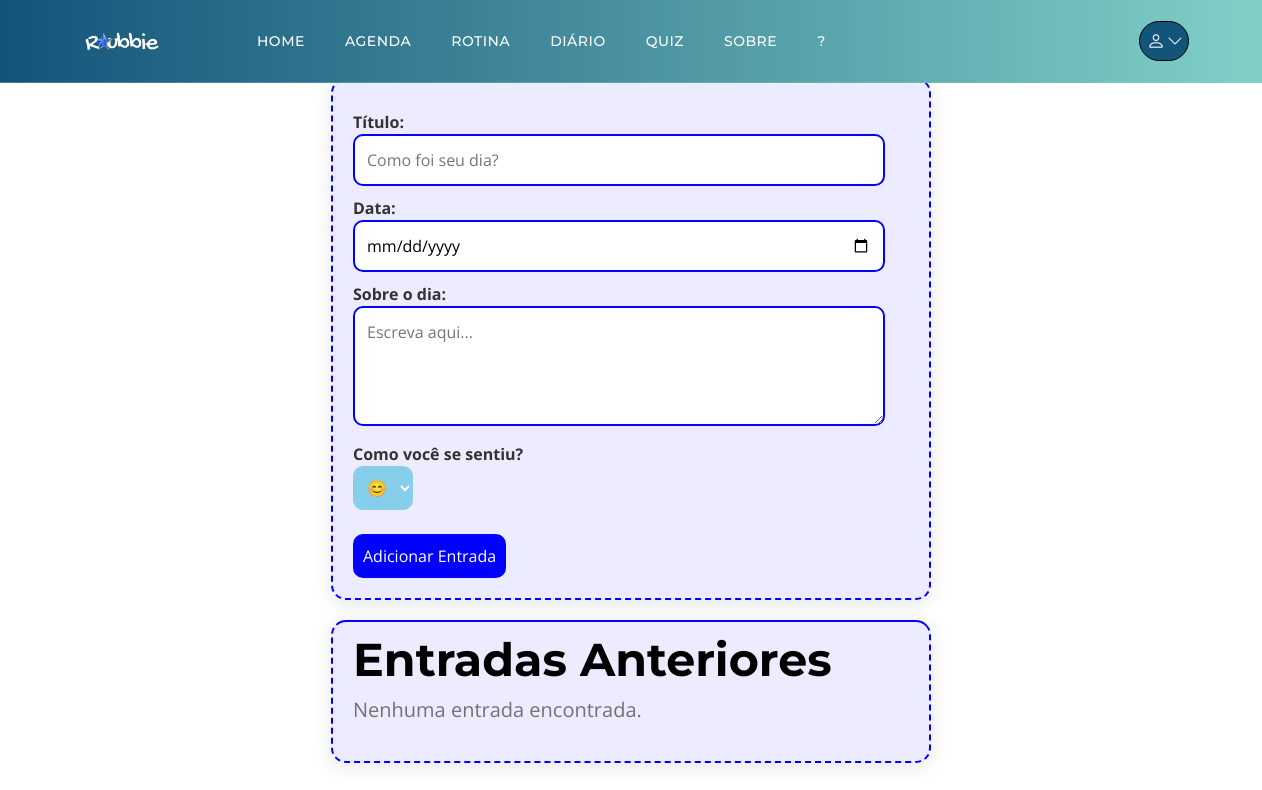
The app's page /diario.php, older data.
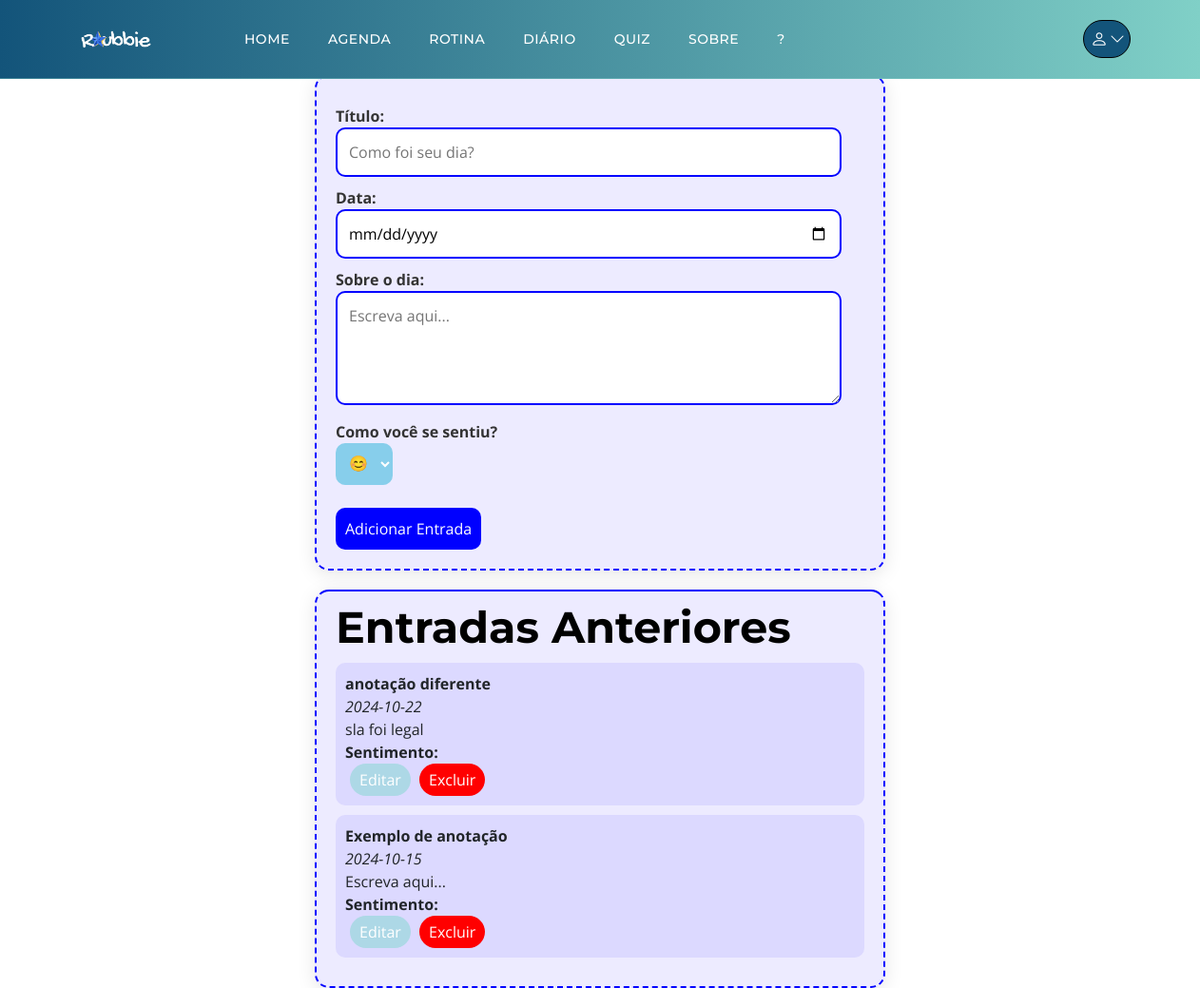
The same page, newer data.
### tables this page shows
CREATE TABLE `diario` (
  `id` int(11) NOT NULL,
  `titulo` varchar(255) NOT NULL,
  `data` date NOT NULL,
  `conteudo` text NOT NULL,
  `sentimento` enum('feliz','triste','neutro','ansioso') DEFAULT NULL,
  `created_at` timestamp NOT NULL DEFAULT current_timestamp()
);

### diario.php (the view, shortened to what this page needs)
<?php
include 'includes/db_connection.php';
function fetchEntries($conn) {
    $sql = "SELECT * FROM diario ORDER BY data DESC";
    return $conn->query($sql);
}
$entries = fetchEntries($conn);
?>
<!DOCTYPE html>
<html lang="pt-BR">
<head>
</head>
<body>
<?php include $_SERVER['DOCUMENT_ROOT'] . '/roubbie/includes/header.php'; ?>
    <div class="container">
        <h1>Meu Diário</h1>
        <form action="" method="post">
            <label for="titulo">Título:</label>
            <input type="text" id="titulo" name="titulo" placeholder="Como foi seu dia?" required>
            <label for="data">Data:</label>
            <input type="date" id="data" name="data" required>
            <label for="conteudo">Sobre o dia:</label>
            <textarea id="conteudo" name="conteudo" placeholder="Escreva aqui..." required></textarea>
            <label>Como você se sentiu?</label><br>
            <select name="sentimento" id="sentimento" required>
                <option value="😊">😊</option>
            </select><br><br>
            <button type="submit" style="border-radius: 10px;">Adicionar Entrada</button>
        </form>
        <div class="entries" id="entries">
            <h2>Entradas Anteriores</h2>
            <?php if ($entries && $entries->num_rows > 0): ?>
                <?php while ($entry = $entries->fetch_assoc()): ?>
                    <div class="entry">
                        <strong><?= htmlspecialchars($entry['titulo']) ?></strong> <br>
                        <em><?= htmlspecialchars($entry['data']) ?></em> <br>
                        <?= htmlspecialchars($entry['conteudo']) ?> <br>
                        <strong>Sentimento:</strong> <?= htmlspecialchars($entry['sentimento']) ?> <br>
                        <button class="edit-button" onclick="editEntry(<?= $entry['id'] ?>, '<?= htmlspecialchars($entry['titulo']) ?>', '<?= htmlspecialchars($entry['data']) ?>', '<?= htmlspecialchars($entry['conteudo']) ?>', '<?= htmlspecialchars($entry['sentimento']) ?>')">Editar</button>
                        <a href="?delete=<?= $entry['id'] ?>" class="delete-button">Excluir</a>
                    </div>
                <?php endwhile; ?>
            <?php else: ?>
                <p>Nenhuma entrada encontrada.</p>
            <?php endif; ?>
        </div>
    </div>
</body>
</html>

### includes/header.php (shortened to what this page needs)
<!doctype html>
<html lang="pt-BR">
<head>
    <link href="css/bootstrap.min.css" rel="stylesheet">
    <link rel="stylesheet" href="https://cdnjs.cloudflare.com/ajax/libs/font-awesome/6.0.0-beta3/css/all.min.css">
    <link href="css/bootstrap-icons.css" rel="stylesheet">
    <link href="css/templatemo-topic-listing.css" rel="stylesheet">
</head>
<body id="top">
    <header>
        <nav class="navbar navbar-expand-lg navbar-light bg-light">
            <div class="container">
                <a class="navbar-brand" href="index.php">
                    <img src="img/logo/logo_branco.png" alt="Logo do Roubbie">
                </a>
                <div class="collapse navbar-collapse" id="navbarNav">
                    <ul class="navbar-nav ms-lg-5 me-lg-auto">
                        <li class="nav-item">
                            <a class="nav-link click" href="index.php">Home</a>
                        </li>
                        <li class="nav-item">
                            <a class="nav-link click" href="http://localhost/roubbie/projeto_fullcalendar_js_php-master/index.php">Agenda</a>
                        </li>
                        <li class="nav-item">
                            <a class="nav-link click" href="http://localhost/roubbie/projeto_fullcalendar_js_php-master/sisrot.php">Rotina</a>
                        </li>
                        <li class="nav-item">
                            <a class="nav-link click" href="diario.php"> Diário</a>
                        </li>
                        <li class="nav-item">
                            <a class="nav-link click" href="http://localhost/roubbie/quiz.php">Quiz</a>
                        </li>
                        <li class="nav-item">
                            <a class="nav-link click" href="sobre.php">Sobre</a>
                        </li>
                        <li class="nav-item">
                        <button id="startOnboarding"  class="nav-link click btn btn-outline-success" aria-label="Tutorial pra uso">?</button>
                        </li>
                    </ul>
                    <ul class="nav-menu">
                        <li class="nav-item dropdown">
                            <a  style="background-color: #13547a;"  class="nav-link dropdown-toggle navbar-icon bi-person" style="border: none;" href="#" id="navbarUserDropdownMenuLink" role="button" data-bs-toggle="dropdown" aria-expanded="false" aria-label="Menu do usuário"></a>
                        </li>
                    </ul>
                </div>
            </div>
        </nav>
    </header>
</body>
</html>

### css/templatemo-topic-listing.css (style rules this page uses)
.btn { display: inline-block; font-family: 'Montserrat', sans-serif; font-weight: 600; padding: 10px 20px; border-radius: 5px; border: none; cursor: pointer; transition: background-color 0.3s, transform 0.2s; text-align: center; text-decoration: none; color: var(--dark-color); }
:root { --white-color: #ffffff; --primary-color: #13547a; --secondary-color: #80d0c7; --section-bg-color: #f0f8ff; --custom-btn-bg-color: #80d0c7; --custom-btn-bg-hover-color: #13547a; --dark-color: #000000; --p-color: #717275; --border-color: #7fffd4; --link-hover-color: #13547a; --body-font-family: 'Open Sans', sans-serif; --title-font-family: 'Montserrat', sans-serif; --h1-font-size: 58px; --h2-font-size: 46px; --h3-font-size: 32px; --h4-font-size: 28px; --h5-font-size: 24px; --h6-font-size: 22px; --p-font-size: 20px; --menu-font-size: 14px; --btn-font-size: 18px; --copyright-font-size: 16px; --border-radius-large: 100px; --border-radius-medium: 20px; --border-radius-small: 10px; --font-weight-normal: 400; --font-weight-medium: 500; --font-weight-semibold: 600; --font-weight-bold: 700; }
body { background-color: var(--white-color); font-family: var(--body-font-family); }
html, body { height: 100%; margin: 0; padding: 0; }
body { display: flex; flex-direction: column; min-height: 100vh; }
h2, h3, h4, h5, h6 { color: var(--dark-color); }
h1, h2, h3, h4, h5, h6 { font-family: var(--title-font-family); font-weight: var(--font-weight-semibold); }
h1 { font-size: var(--h1-font-size); font-weight: var(--font-weight-bold); }
h2 { font-size: var(--h2-font-size); font-weight: var(--font-weight-bold); }
ul li { color: var(--p-color); font-size: var(--p-font-size); font-weight: var(--font-weight-normal); }
a, button { touch-action: manipulation; transition: all 0.3s; }
a { display: inline-block; color: var(--primary-color); text-decoration: none; }
b, strong { font-weight: var(--font-weight-bold); }
.navbar { background: transparent; border-bottom: 1px solid rgba(128, 208, 199, 0.35); z-index: 9; }
.navbar-brand, .navbar-brand:hover { font-size: var(--h3-font-size); font-weight: var(--font-weight-bold); display: block; }
.navbar-expand-lg .navbar-nav .nav-link { border-radius: var(--border-radius-large); margin: 10px; padding: 10px; }
.navbar-nav .nav-link { display: inline-block; color: var(--white-color); font-family: var(--title-font-family); font-size: var(--menu-font-size); font-weight: var(--font-weight-medium); text-transform: uppercase; letter-spacing: 0.5px; position: relative; padding-top: 15px; padding-bottom: 15px; }
.navbar-nav .nav-link.active, .navbar-nav .nav-link:hover { color: var(--primary-color); }
.navbar .dropdown-toggle::after { content: "\f282"; display: inline-block; font-family: bootstrap-icons !important; font-size: var(--copyright-font-size); font-style: normal; font-weight: normal !important; font-variant: normal; text-transform: none; line-height: 1; vertical-align: -.125em; -webkit-font-smoothing: antialiased; -moz-osx-font-smoothing: grayscale; position: relative; left: 2px; border: 0; }
.navbar-icon { background: var(--white-color); border-radius: var(--border-radius-large); display: inline-block; font-size: var(--h5-font-size); width: 40px; height: 40px; line-height: 40px; text-align: center; transition: all 0.3s ease; }
.nav-menu { list-style-type: none; padding: 0; margin: 0; }
.nav-menu .nav-item { margin: 0; }
.nav-menu .nav-link { font-size: 18px; }
.navbar-icon { display: inline-flex; align-items: center; justify-content: center; width: 50px; height: 40px; border-radius: 30px; border: 1px solid black; font-size: 18px; text-align: center; }
p { color: var(--p-color); font-size: var(--p-font-size); font-weight: var(--font-weight-normal); }

### includes/header.php (style rules this page uses)
.navbar { background: linear-gradient(to right, #13547a, #80d0c7); margin-top: auto; }
.navbar-brand img { width: 100px; }
.nav-link { color: white !important; }
.navbar-collapse { display: none; }

Row changes from the older to the newer data that the page shows:
added diario: titulo "anotação diferente", data "2024-10-22", conteudo "sla foi legal"
added diario: titulo "Exemplo de anotação", data "2024-10-15", conteudo "Escreva aqui..."
Text that changed along with them:
text no longer shown: "Nenhuma entrada encontrada."
